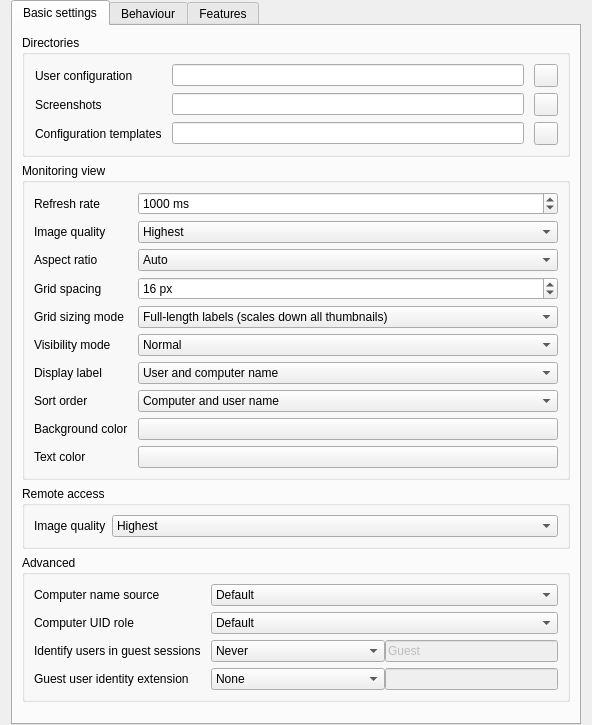
<?xml version="1.0" encoding="UTF-8"?>
<ui version="4.0">
 <class>MasterConfigurationPage</class>
 <widget class="QWidget" name="MasterConfigurationPage">
  <property name="nextspaceActionIconRole" stdset="0">
   <string notr="true">TeacherConsole</string>
  </property>
  <layout class="QVBoxLayout" name="verticalLayout_6">
   <property name="topMargin">
    <number>0</number>
   </property>
   <property name="bottomMargin">
    <number>0</number>
   </property>
   <item>
    <widget class="QTabWidget" name="tabWidget">
     <property name="currentIndex">
      <number>0</number>
     </property>
     <widget class="QWidget" name="tab">
      <attribute name="title">
       <string>Basic settings</string>
      </attribute>
      <layout class="QVBoxLayout" name="verticalLayout_2">
       <item>
        <widget class="QGroupBox" name="groupBox">
         <property name="title">
          <string>Directories</string>
         </property>
         <layout class="QGridLayout" name="gridLayout_3">
          <property name="leftMargin">
           <number>10</number>
          </property>
          <property name="horizontalSpacing">
           <number>10</number>
          </property>
          <item row="1" column="1">
           <widget class="QLineEdit" name="screenshotDirectory"/>
          </item>
          <item row="1" column="0">
           <widget class="QLabel" name="label">
            <property name="text">
             <string>Screenshots</string>
            </property>
           </widget>
          </item>
          <item row="1" column="2">
           <widget class="QToolButton" name="openScreenshotDirectory">
            <property name="icon">
             <iconset resource="../../core/resources/core.qrc">
              <normaloff>:/core/document-open.png</normaloff>:/core/document-open.png</iconset>
            </property>
           </widget>
          </item>
          <item row="0" column="1">
           <widget class="QLineEdit" name="userConfigurationDirectory"/>
          </item>
          <item row="0" column="2">
           <widget class="QToolButton" name="openUserConfigurationDirectory">
            <property name="icon">
             <iconset resource="../../core/resources/core.qrc">
              <normaloff>:/core/document-open.png</normaloff>:/core/document-open.png</iconset>
            </property>
           </widget>
          </item>
          <item row="0" column="0">
           <widget class="QLabel" name="label_2">
            <property name="text">
             <string>User configuration</string>
            </property>
           </widget>
          </item>
          <item row="2" column="0">
           <widget class="QLabel" name="label_15">
            <property name="text">
             <string>Configuration templates</string>
            </property>
           </widget>
          </item>
          <item row="2" column="1">
           <widget class="QLineEdit" name="configurationTemplatesDirectory"/>
          </item>
          <item row="2" column="2">
           <widget class="QToolButton" name="openConfigurationTemplatesDirectory">
            <property name="icon">
             <iconset resource="../../core/resources/core.qrc">
              <normaloff>:/core/document-open.png</normaloff>:/core/document-open.png</iconset>
            </property>
           </widget>
          </item>
         </layout>
        </widget>
       </item>
       <item>
        <widget class="QGroupBox" name="groupBox_4">
         <property name="title">
          <string>Monitoring view</string>
         </property>
         <layout class="QGridLayout" name="gridLayout_2" columnstretch="0,1">
          <property name="horizontalSpacing">
           <number>10</number>
          </property>
          <item row="12" column="0">
           <widget class="QLabel" name="label_6">
            <property name="text">
             <string>Background color</string>
            </property>
           </widget>
          </item>
          <item row="10" column="0">
           <widget class="QLabel" name="label_10">
            <property name="text">
             <string>Sort order</string>
            </property>
           </widget>
          </item>
          <item row="13" column="0">
           <widget class="QLabel" name="label_9">
            <property name="text">
             <string>Text color</string>
            </property>
           </widget>
          </item>
          <item row="13" column="1">
           <widget class="QPushButton" name="computerMonitoringTextColor"/>
          </item>
          <item row="7" column="0">
           <widget class="QLabel" name="label_16">
            <property name="text">
             <string>Visibility mode</string>
            </property>
           </widget>
          </item>
          <item row="5" column="1">
           <widget class="QSpinBox" name="computerMonitoringThumbnailSpacing">
            <property name="suffix">
             <string> px</string>
            </property>
            <property name="prefix">
             <string/>
            </property>
            <property name="minimum">
             <number>2</number>
            </property>
            <property name="maximum">
             <number>50</number>
            </property>
            <property name="value">
             <number>16</number>
            </property>
           </widget>
          </item>
          <item row="4" column="0">
           <widget class="QLabel" name="label_12">
            <property name="text">
             <string>Aspect ratio</string>
            </property>
           </widget>
          </item>
          <item row="7" column="1">
           <widget class="QComboBox" name="computerMonitoringVisibilityMode">
            <item>
             <property name="text">
              <string>Normal</string>
             </property>
            </item>
            <item>
             <property name="text">
              <string>Blurred</string>
             </property>
            </item>
            <item>
             <property name="text">
              <string>Hidden</string>
             </property>
            </item>
           </widget>
          </item>
          <item row="12" column="1">
           <widget class="QPushButton" name="computerMonitoringBackgroundColor"/>
          </item>
          <item row="0" column="1">
           <widget class="QSpinBox" name="computerMonitoringUpdateInterval">
            <property name="suffix">
             <string> ms</string>
            </property>
            <property name="minimum">
             <number>250</number>
            </property>
            <property name="maximum">
             <number>10000</number>
            </property>
            <property name="singleStep">
             <number>250</number>
            </property>
            <property name="value">
             <number>1000</number>
            </property>
           </widget>
          </item>
          <item row="8" column="1">
           <widget class="QComboBox" name="computerDisplayRoleContent">
            <item>
             <property name="text">
              <string>User and computer name</string>
             </property>
            </item>
            <item>
             <property name="text">
              <string>Only user name</string>
             </property>
            </item>
            <item>
             <property name="text">
              <string>Only computer name</string>
             </property>
            </item>
           </widget>
          </item>
          <item row="1" column="1">
           <widget class="QComboBox" name="computerMonitoringImageQuality">
            <item>
             <property name="text">
              <string>Highest</string>
             </property>
            </item>
            <item>
             <property name="text">
              <string>High</string>
             </property>
            </item>
            <item>
             <property name="text">
              <string>Medium</string>
             </property>
            </item>
            <item>
             <property name="text">
              <string>Low</string>
             </property>
            </item>
            <item>
             <property name="text">
              <string>Lowest</string>
             </property>
            </item>
           </widget>
          </item>
          <item row="10" column="1">
           <widget class="QComboBox" name="computerMonitoringSortOrder">
            <item>
             <property name="text">
              <string>Computer and user name</string>
             </property>
            </item>
            <item>
             <property name="text">
              <string>Only user name</string>
             </property>
            </item>
            <item>
             <property name="text">
              <string>Only computer name</string>
             </property>
            </item>
            <item>
             <property name="text">
              <string>Only last part of user name</string>
             </property>
            </item>
           </widget>
          </item>
          <item row="5" column="0">
           <widget class="QLabel" name="label_11">
            <property name="text">
             <string>Grid spacing</string>
            </property>
           </widget>
          </item>
          <item row="1" column="0">
           <widget class="QLabel" name="label_13">
            <property name="text">
             <string>Image quality</string>
            </property>
           </widget>
          </item>
          <item row="4" column="1">
           <widget class="QComboBox" name="computerMonitoringAspectRatio">
            <item>
             <property name="text">
              <string>Auto</string>
             </property>
            </item>
            <item>
             <property name="text">
              <string notr="true">16:9</string>
             </property>
            </item>
            <item>
             <property name="text">
              <string notr="true">16:10</string>
             </property>
            </item>
            <item>
             <property name="text">
              <string notr="true">3:2</string>
             </property>
            </item>
            <item>
             <property name="text">
              <string notr="true">4:3</string>
             </property>
            </item>
           </widget>
          </item>
          <item row="8" column="0">
           <widget class="QLabel" name="label_8">
            <property name="text">
             <string>Display label</string>
            </property>
           </widget>
          </item>
          <item row="0" column="0">
           <widget class="QLabel" name="label_7">
            <property name="text">
             <string>Refresh rate</string>
            </property>
           </widget>
          </item>
          <item row="6" column="0">
           <widget class="QLabel" name="label_17">
            <property name="text">
             <string>Grid sizing mode</string>
            </property>
           </widget>
          </item>
          <item row="6" column="1">
           <widget class="QComboBox" name="computerMonitoringGridSizingMode">
            <item>
             <property name="text">
              <string>Full-length labels (scales down all thumbnails)</string>
             </property>
            </item>
            <item>
             <property name="text">
              <string>Maximized thumbnails (truncated labels)</string>
             </property>
            </item>
           </widget>
          </item>
         </layout>
        </widget>
       </item>
       <item>
        <widget class="QGroupBox" name="groupBox_5">
         <property name="title">
          <string>Remote access</string>
         </property>
         <layout class="QGridLayout" name="gridLayout_5" columnstretch="0,1">
          <item row="0" column="0">
           <widget class="QLabel" name="label_14">
            <property name="text">
             <string>Image quality</string>
            </property>
           </widget>
          </item>
          <item row="0" column="1">
           <widget class="QComboBox" name="remoteAccessImageQuality">
            <item>
             <property name="text">
              <string>Highest</string>
             </property>
            </item>
            <item>
             <property name="text">
              <string>High</string>
             </property>
            </item>
            <item>
             <property name="text">
              <string>Medium</string>
             </property>
            </item>
            <item>
             <property name="text">
              <string>Low</string>
             </property>
            </item>
            <item>
             <property name="text">
              <string>Lowest</string>
             </property>
            </item>
           </widget>
          </item>
         </layout>
        </widget>
       </item>
       <item>
        <widget class="QGroupBox" name="advancedSettingsGroupBox">
         <property name="title">
          <string>Advanced</string>
         </property>
         <layout class="QGridLayout" name="gridLayout_4" columnstretch="0,1">
          <property name="horizontalSpacing">
           <number>10</number>
          </property>
          <item row="0" column="0">
           <widget class="QLabel" name="computerNameSourceLabel">
            <property name="text">
             <string>Computer name source</string>
            </property>
           </widget>
          </item>
          <item row="2" column="0">
           <widget class="QLabel" name="identifyUsersInGuestSessionsLabel">
            <property name="text">
             <string>Identify users in guest sessions</string>
            </property>
           </widget>
          </item>
          <item row="1" column="1">
           <widget class="QComboBox" name="computerUidRoleContent">
            <item>
             <property name="text">
              <string>Default</string>
             </property>
            </item>
            <item>
             <property name="text">
              <string>Session meta data hash</string>
             </property>
            </item>
           </widget>
          </item>
          <item row="2" column="1">
           <layout class="QHBoxLayout" name="idententifyUsersLayout" stretch="1,1">
            <item>
             <widget class="QComboBox" name="guestUserProperty">
              <property name="sizeAdjustPolicy">
               <enum>QComboBox::SizeAdjustPolicy::AdjustToContents</enum>
              </property>
              <item>
               <property name="text">
                <string>Never</string>
               </property>
              </item>
              <item>
               <property name="text">
                <string>If login name matches</string>
               </property>
              </item>
              <item>
               <property name="text">
                <string>If full name matches</string>
               </property>
              </item>
             </widget>
            </item>
            <item>
             <widget class="QLineEdit" name="guestUserValue">
              <property name="enabled">
               <bool>false</bool>
              </property>
              <property name="text">
               <string>Guest</string>
              </property>
             </widget>
            </item>
           </layout>
          </item>
          <item row="1" column="0">
           <widget class="QLabel" name="computerUidRoleContentLabel">
            <property name="text">
             <string>Computer UID role</string>
            </property>
           </widget>
          </item>
          <item row="0" column="1">
           <widget class="QComboBox" name="computerNameSource">
            <item>
             <property name="text">
              <string>Default</string>
             </property>
            </item>
            <item>
             <property name="text">
              <string>Host address</string>
             </property>
            </item>
            <item>
             <property name="text">
              <string>Session client address</string>
             </property>
            </item>
            <item>
             <property name="text">
              <string>Session client name</string>
             </property>
            </item>
            <item>
             <property name="text">
              <string>Session host name</string>
             </property>
            </item>
            <item>
             <property name="text">
              <string>Session metadata</string>
             </property>
            </item>
            <item>
             <property name="text">
              <string>Full name of user</string>
             </property>
            </item>
            <item>
             <property name="text">
              <string>User login name</string>
             </property>
            </item>
           </widget>
          </item>
          <item row="3" column="0">
           <widget class="QLabel" name="guestUserIdentityExtensionLabel">
            <property name="text">
             <string>Guest user identity extension</string>
            </property>
           </widget>
          </item>
          <item row="3" column="1">
           <layout class="QHBoxLayout" name="guestUserIdentityExtensionLayout" stretch="1,1">
            <item>
             <widget class="QComboBox" name="guestUserIdentityExtensionType">
              <property name="sizeAdjustPolicy">
               <enum>QComboBox::SizeAdjustPolicy::AdjustToContents</enum>
              </property>
              <item>
               <property name="text">
                <string>None</string>
               </property>
              </item>
              <item>
               <property name="text">
                <string>Prefix</string>
               </property>
              </item>
              <item>
               <property name="text">
                <string>Suffix</string>
               </property>
              </item>
             </widget>
            </item>
            <item>
             <widget class="QLineEdit" name="guestUserIdentityExtensionValue">
              <property name="enabled">
               <bool>false</bool>
              </property>
             </widget>
            </item>
           </layout>
          </item>
         </layout>
        </widget>
       </item>
       <item>
        <spacer name="verticalSpacer">
         <property name="orientation">
          <enum>Qt::Orientation::Vertical</enum>
         </property>
         <property name="sizeHint" stdset="0">
          <size>
           <width>20</width>
           <height>10</height>
          </size>
         </property>
        </spacer>
       </item>
      </layout>
     </widget>
     <widget class="QWidget" name="tab_3">
      <attribute name="title">
       <string>Behaviour</string>
      </attribute>
      <layout class="QVBoxLayout" name="verticalLayout_4">
       <item>
        <widget class="QGroupBox" name="groupBox_2">
         <property name="title">
          <string>Program start</string>
         </property>
         <layout class="QVBoxLayout" name="verticalLayout_3">
          <item>
           <widget class="QCheckBox" name="accessControlForMasterEnabled">
            <property name="text">
             <string>Perform access control</string>
            </property>
           </widget>
          </item>
          <item>
           <widget class="QCheckBox" name="autoSelectCurrentLocation">
            <property name="text">
             <string>Automatically select current location</string>
            </property>
           </widget>
          </item>
          <item>
           <widget class="QCheckBox" name="autoAdjustMonitoringIconSize">
            <property name="text">
             <string>Automatically adjust computer icon size</string>
            </property>
           </widget>
          </item>
          <item>
           <widget class="QCheckBox" name="autoOpenComputerSelectPanel">
            <property name="text">
             <string>Automatically open computer select panel</string>
            </property>
           </widget>
          </item>
         </layout>
        </widget>
       </item>
       <item>
        <widget class="QGroupBox" name="groupBox_6">
         <property name="title">
          <string>Computer locations</string>
         </property>
         <layout class="QVBoxLayout" name="verticalLayout_5">
          <item>
           <widget class="QCheckBox" name="showCurrentLocationOnly">
            <property name="text">
             <string>Show current location only</string>
            </property>
           </widget>
          </item>
          <item>
           <widget class="QCheckBox" name="allowAddingHiddenLocations">
            <property name="enabled">
             <bool>false</bool>
            </property>
            <property name="text">
             <string>Allow adding hidden locations manually</string>
            </property>
           </widget>
          </item>
          <item>
           <widget class="QCheckBox" name="hideLocalComputer">
            <property name="text">
             <string>Hide local computer</string>
            </property>
           </widget>
          </item>
          <item>
           <widget class="QCheckBox" name="hideOwnSession">
            <property name="text">
             <string>Hide local session</string>
            </property>
           </widget>
          </item>
          <item>
           <widget class="QCheckBox" name="hideEmptyLocations">
            <property name="text">
             <string>Hide empty locations</string>
            </property>
           </widget>
          </item>
          <item>
           <widget class="QCheckBox" name="hideComputerFilter">
            <property name="text">
             <string>Hide computer filter field</string>
            </property>
           </widget>
          </item>
          <item>
           <widget class="QCheckBox" name="expandLocations">
            <property name="text">
             <string>Always expand all locations</string>
            </property>
           </widget>
          </item>
         </layout>
        </widget>
       </item>
       <item>
        <widget class="QGroupBox" name="groupBox_3">
         <property name="title">
          <string>Modes and features</string>
         </property>
         <layout class="QGridLayout" name="gridLayout" columnstretch="0,1">
          <item row="0" column="0" colspan="2">
           <widget class="QCheckBox" name="enforceSelectedModeForClients">
            <property name="text">
             <string>Enforce selected mode for client computers</string>
            </property>
           </widget>
          </item>
          <item row="1" column="0" colspan="2">
           <widget class="QCheckBox" name="confirmUnsafeActions">
            <property name="toolTip">
             <string>Actions such as rebooting or powering down computers</string>
            </property>
            <property name="text">
             <string>Show confirmation dialog for potentially unsafe actions</string>
            </property>
           </widget>
          </item>
          <item row="3" column="1">
           <widget class="QComboBox" name="computerDoubleClickFeature"/>
          </item>
          <item row="3" column="0">
           <widget class="QLabel" name="label_3">
            <property name="text">
             <string>Feature on computer double click:</string>
            </property>
           </widget>
          </item>
          <item row="2" column="0" colspan="2">
           <widget class="QCheckBox" name="showFeatureWindowsOnSameScreen">
            <property name="text">
             <string>Open feature windows on the same screen as the main window</string>
            </property>
           </widget>
          </item>
         </layout>
        </widget>
       </item>
       <item>
        <spacer name="verticalSpacer_2">
         <property name="orientation">
          <enum>Qt::Orientation::Vertical</enum>
         </property>
         <property name="sizeHint" stdset="0">
          <size>
           <width>20</width>
           <height>10</height>
          </size>
         </property>
        </spacer>
       </item>
      </layout>
     </widget>
     <widget class="QWidget" name="tab_2">
      <attribute name="title">
       <string>Features</string>
      </attribute>
      <layout class="QVBoxLayout" name="verticalLayout">
       <item>
        <layout class="QGridLayout" name="gridLayout_6">
         <item row="0" column="0">
          <widget class="QLabel" name="label_4">
           <property name="text">
            <string>All features</string>
           </property>
          </widget>
         </item>
         <item row="0" column="2">
          <widget class="QLabel" name="label_5">
           <property name="text">
            <string>Disabled features</string>
           </property>
          </widget>
         </item>
         <item row="1" column="0">
          <widget class="QListWidget" name="allFeaturesListWidget"/>
         </item>
         <item row="1" column="1">
          <layout class="QVBoxLayout" name="verticalLayout_18">
           <item>
            <spacer name="verticalSpacer_15">
             <property name="orientation">
              <enum>Qt::Orientation::Vertical</enum>
             </property>
             <property name="sizeHint" stdset="0">
              <size>
               <width>20</width>
               <height>40</height>
              </size>
             </property>
            </spacer>
           </item>
           <item>
            <widget class="QToolButton" name="disableFeatureButton">
             <property name="icon">
              <iconset resource="../../core/resources/core.qrc">
               <normaloff>:/core/go-next.png</normaloff>:/core/go-next.png</iconset>
             </property>
            </widget>
           </item>
           <item>
            <widget class="QToolButton" name="enableFeatureButton">
             <property name="icon">
              <iconset resource="../../core/resources/core.qrc">
               <normaloff>:/core/go-previous.png</normaloff>:/core/go-previous.png</iconset>
             </property>
            </widget>
           </item>
           <item>
            <spacer name="verticalSpacer_16">
             <property name="orientation">
              <enum>Qt::Orientation::Vertical</enum>
             </property>
             <property name="sizeHint" stdset="0">
              <size>
               <width>20</width>
               <height>40</height>
              </size>
             </property>
            </spacer>
           </item>
          </layout>
         </item>
         <item row="1" column="2">
          <widget class="QListWidget" name="disabledFeaturesListWidget"/>
         </item>
        </layout>
       </item>
      </layout>
     </widget>
    </widget>
   </item>
  </layout>
 </widget>
 <tabstops>
  <tabstop>tabWidget</tabstop>
  <tabstop>userConfigurationDirectory</tabstop>
  <tabstop>screenshotDirectory</tabstop>
  <tabstop>configurationTemplatesDirectory</tabstop>
  <tabstop>openUserConfigurationDirectory</tabstop>
  <tabstop>openScreenshotDirectory</tabstop>
  <tabstop>openConfigurationTemplatesDirectory</tabstop>
  <tabstop>computerMonitoringUpdateInterval</tabstop>
  <tabstop>computerMonitoringImageQuality</tabstop>
  <tabstop>computerMonitoringAspectRatio</tabstop>
  <tabstop>computerMonitoringThumbnailSpacing</tabstop>
  <tabstop>computerMonitoringGridSizingMode</tabstop>
  <tabstop>computerMonitoringVisibilityMode</tabstop>
  <tabstop>computerDisplayRoleContent</tabstop>
  <tabstop>computerMonitoringSortOrder</tabstop>
  <tabstop>computerMonitoringBackgroundColor</tabstop>
  <tabstop>computerMonitoringTextColor</tabstop>
  <tabstop>remoteAccessImageQuality</tabstop>
  <tabstop>computerNameSource</tabstop>
  <tabstop>computerUidRoleContent</tabstop>
  <tabstop>guestUserProperty</tabstop>
  <tabstop>guestUserValue</tabstop>
  <tabstop>guestUserIdentityExtensionType</tabstop>
  <tabstop>guestUserIdentityExtensionValue</tabstop>
  <tabstop>accessControlForMasterEnabled</tabstop>
  <tabstop>autoSelectCurrentLocation</tabstop>
  <tabstop>autoAdjustMonitoringIconSize</tabstop>
  <tabstop>autoOpenComputerSelectPanel</tabstop>
  <tabstop>showCurrentLocationOnly</tabstop>
  <tabstop>allowAddingHiddenLocations</tabstop>
  <tabstop>hideLocalComputer</tabstop>
  <tabstop>hideOwnSession</tabstop>
  <tabstop>hideEmptyLocations</tabstop>
  <tabstop>hideComputerFilter</tabstop>
  <tabstop>expandLocations</tabstop>
  <tabstop>enforceSelectedModeForClients</tabstop>
  <tabstop>confirmUnsafeActions</tabstop>
  <tabstop>showFeatureWindowsOnSameScreen</tabstop>
  <tabstop>computerDoubleClickFeature</tabstop>
  <tabstop>allFeaturesListWidget</tabstop>
  <tabstop>disableFeatureButton</tabstop>
  <tabstop>enableFeatureButton</tabstop>
  <tabstop>disabledFeaturesListWidget</tabstop>
 </tabstops>
 <resources>
  <include location="../../core/resources/core.qrc"/>
 </resources>
 <connections>
  <connection>
   <sender>showCurrentLocationOnly</sender>
   <signal>toggled(bool)</signal>
   <receiver>allowAddingHiddenLocations</receiver>
   <slot>setEnabled(bool)</slot>
   <hints>
    <hint type="sourcelabel">
     <x>380</x>
     <y>343</y>
    </hint>
    <hint type="destinationlabel">
     <x>380</x>
     <y>389</y>
    </hint>
   </hints>
  </connection>
  <connection>
   <sender>allFeaturesListWidget</sender>
   <signal>doubleClicked(QModelIndex)</signal>
   <receiver>MasterConfigurationPage</receiver>
   <slot>disableFeature()</slot>
   <hints>
    <hint type="sourcelabel">
     <x>224</x>
     <y>682</y>
    </hint>
    <hint type="destinationlabel">
     <x>444</x>
     <y>413</y>
    </hint>
   </hints>
  </connection>
  <connection>
   <sender>disabledFeaturesListWidget</sender>
   <signal>doubleClicked(QModelIndex)</signal>
   <receiver>MasterConfigurationPage</receiver>
   <slot>enableFeature()</slot>
   <hints>
    <hint type="sourcelabel">
     <x>664</x>
     <y>682</y>
    </hint>
    <hint type="destinationlabel">
     <x>444</x>
     <y>413</y>
    </hint>
   </hints>
  </connection>
  <connection>
   <sender>disableFeatureButton</sender>
   <signal>clicked()</signal>
   <receiver>MasterConfigurationPage</receiver>
   <slot>disableFeature()</slot>
   <hints>
    <hint type="sourcelabel">
     <x>461</x>
     <y>723</y>
    </hint>
    <hint type="destinationlabel">
     <x>444</x>
     <y>413</y>
    </hint>
   </hints>
  </connection>
  <connection>
   <sender>enableFeatureButton</sender>
   <signal>clicked()</signal>
   <receiver>MasterConfigurationPage</receiver>
   <slot>enableFeature()</slot>
   <hints>
    <hint type="sourcelabel">
     <x>461</x>
     <y>766</y>
    </hint>
    <hint type="destinationlabel">
     <x>444</x>
     <y>413</y>
    </hint>
   </hints>
  </connection>
 </connections>
 <slots>
  <slot>enableFeature()</slot>
  <slot>disableFeature()</slot>
 </slots>
</ui>
